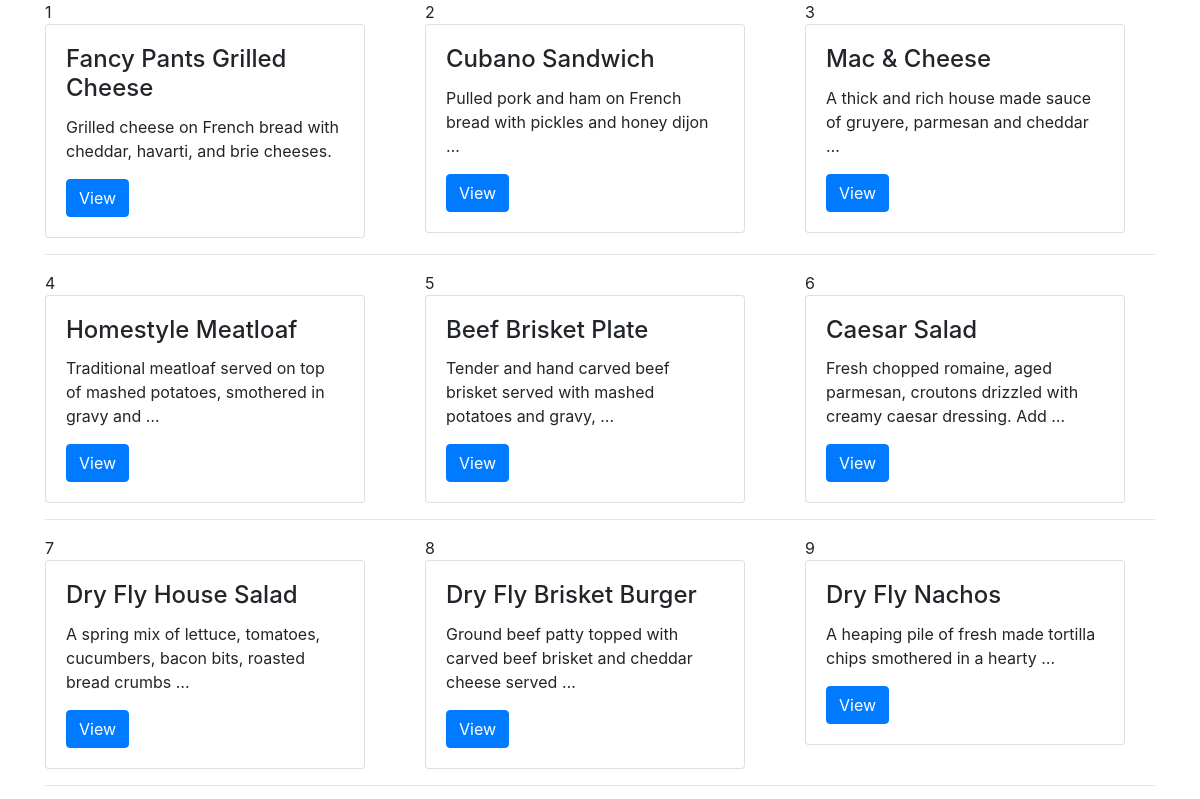
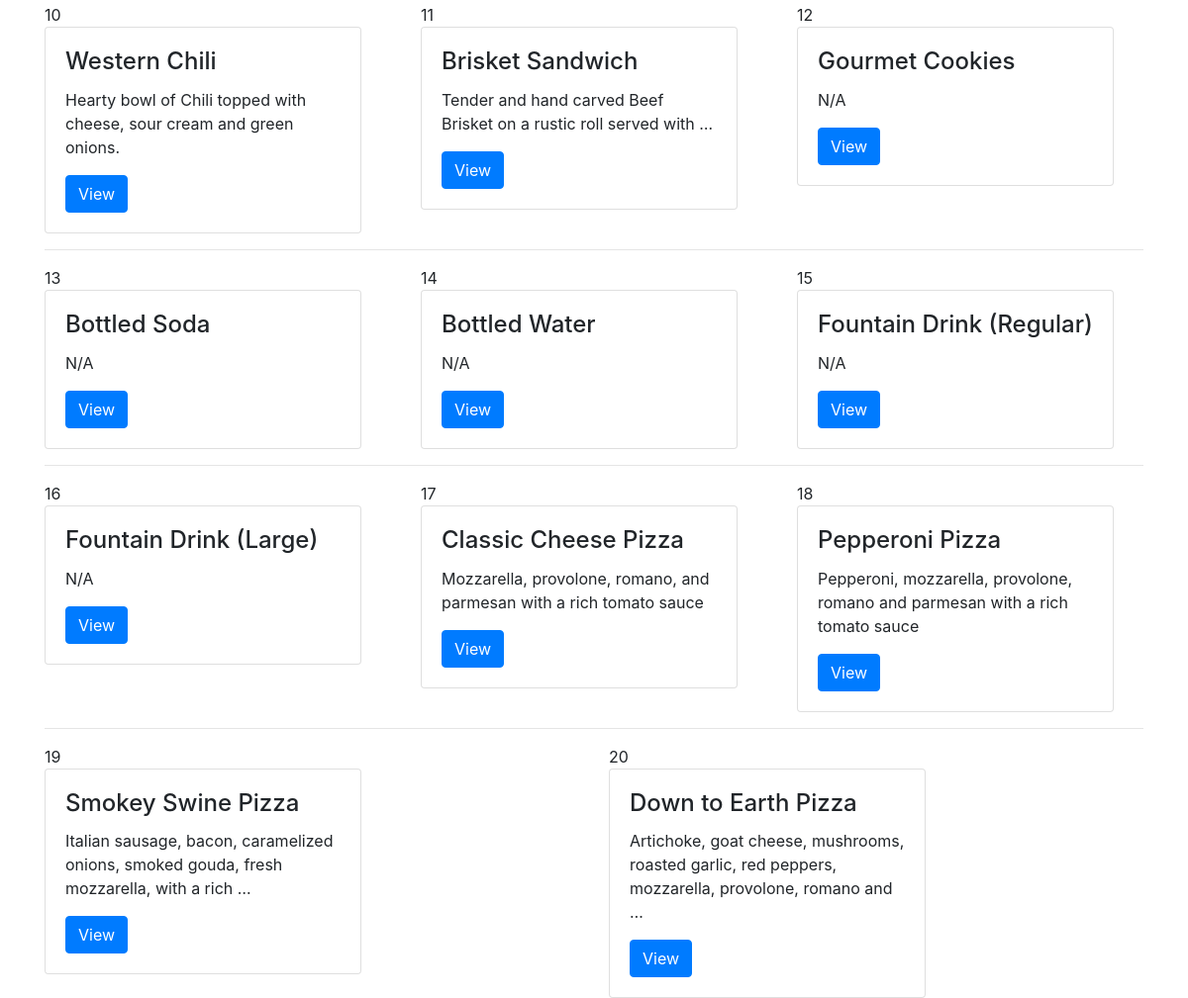
Screenshot of /products/ with the database file from the repository (2 pictures, top to bottom).
### products/models.py (models this page shows, shortened)
class Product(models.Model):
    category = models.CharField(max_length=256, choices=CATEGORY)
    title = models.CharField(max_length=120, default='')
    description = models.TextField()
    price = models.DecimalField(decimal_places=2,max_digits=5,validators=[MinValueValidator(0)],default=0)
    location = models.ManyToManyField(Location)
    image = models.ImageField(upload_to=upload_image_path, null=True, blank=True)
    slug = models.SlugField(blank=True, unique=True)
    active = models.BooleanField(default=True)
    featured = models.BooleanField(default=False)
    gf = models.BooleanField(default=False)
    v = models.BooleanField(default=False)
    alt_v = models.BooleanField(default=False)
    timestamp = models.DateTimeField(auto_now_add = True)
    course = models.CharField(max_length=256, choices=CATEGORY, default='')
    diet = models.CharField(max_length=256, choices=DIET, default='')
    beverage_type = models.CharField(max_length=256, choices=BEVERAGE_TYPE, default='')
    alcohol_type = models.CharField(max_length=256, choices=ALCOHOL_TYPE, default='')
    serving_type = models.CharField(max_length=256, choices=SERVING_TYPE, default='')
    filter_horizontal = ('my_m2m_field',)
    objects = ProductManager()
    def get_absolute_url(self):
        return reverse("products:detail", kwargs={"slug": self.slug})

### products/views.py (the view)
class ProductListView(ListView):
    template_name = "products/list.html"
    def get_queryset(self, *args, **kwargs):
        request = self.request
        return Product.objects.all()

### products/models.py (called while the page is built)
    def active(self):
        return self.filter(active=True)

    def get_queryset(self):
        return ProductQuerySet(self.model, using=self._db)

    def all(self):
        return self.get_queryset().active()

### products/templates/products/list.html
{% extends "base.html" %}
{% block content %}
    <div class='row'>
        {% for obj in object_list %}
            <div class='col'>
                {{ forloop.counter }}
                    {% include 'products/snippets/card.html' with instance=obj %}
                    {% if forloop.counter|divisibleby:3 %}
                        </div></div><div class='row'><div class='col-12'><hr /></div>
                    {% else %}
                        </div>
                    {% endif %}
        {% endfor %}
    </div>
{% endblock %}

### products/templates/products/snippets/card.html (shortened to what this page needs)
<div class="card" style="width: 20rem;">
  <div class="card-body">
    <h4 class="card-title">{{ instance.title }}</h4>
    <p class="card-text">{{ instance.description|truncatewords:12 }}</p>
    <a href="{{ instance.get_absolute_url }}" class="btn btn-primary">View</a>
  </div>
</div>

### rows the page displays
Product: title "Fancy Pants Grilled Cheese", description "Grilled cheese on French bread with cheddar, havarti, and brie cheeses."
Product: title "Cubano Sandwich", description "Pulled pork and ham on French bread with pickles and honey dijon …"
Product: title "Mac & Cheese", description "A thick and rich house made sauce of gruyere, parmesan and cheddar …"
Product: title "Homestyle Meatloaf", description "Traditional meatloaf served on top of mashed potatoes, smothered in gravy and …"
Product: title "Beef Brisket Plate", description "Tender and hand carved beef brisket served with mashed potatoes and gravy, …"
Product: title "Caesar Salad", description "Fresh chopped romaine, aged parmesan, croutons drizzled with creamy caesar dressing. Add …"
Product: title "Dry Fly House Salad", description "A spring mix of lettuce, tomatoes, cucumbers, bacon bits, roasted bread crumbs …"
Product: title "Dry Fly Brisket Burger", description "Ground beef patty topped with carved beef brisket and cheddar cheese served …"
Product: title "Dry Fly Nachos", description "A heaping pile of fresh made tortilla chips smothered in a hearty …"
Product: title "Western Chili", description "Hearty bowl of Chili topped with cheese, sour cream and green onions."
Product: title "Brisket Sandwich", description "Tender and hand carved Beef Brisket on a rustic roll served with …"
Product: title "Gourmet Cookies", description "N/A"
Product: title "Bottled Soda", description "N/A"
Product: title "Bottled Water", description "N/A"
Product: title "Fountain Drink (Regular)", description "N/A"
Product: title "Fountain Drink (Large)", description "N/A"
Product: title "Classic Cheese Pizza", description "Mozzarella, provolone, romano, and parmesan with a rich tomato sauce"
Product: title "Pepperoni Pizza", description "Pepperoni, mozzarella, provolone, romano and parmesan with a rich tomato sauce"
Product: title "Smokey Swine Pizza", description "Italian sausage, bacon, caramelized onions, smoked gouda, fresh mozzarella, with a rich …"
Product: title "Down to Earth Pizza", description "Artichoke, goat cheese, mushrooms, roasted garlic, red peppers, mozzarella, provolone, romano and …"
